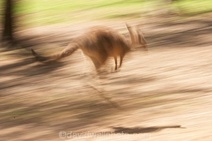
#> input picture images/AWlf030.jpg, 212 x 141 px, shrunk from 450 x 300 before the run; its folder holds 4 pictures in this run
$ python main.py --images images   (older library calls are emulated)
#> lines starting #> are read from the running program, lines starting #| are printed output that depends on the picture
from imutils import paths
import argparse, cv2, shutil, os

os.mkdir("blurry")
ap = argparse.ArgumentParser()
ap.add_argument("-i", "--images", required=True,
	help="path to input directory of images")
ap.add_argument("-t", "--threshold", type=float, default=200.0,
	help="focus measures that fall below this value will be considered 'blurry'")
ap.add_argument("-d", "--destination", default="blurry",
        help="blurry images will move to this folder")
args = vars(ap.parse_args())

for imagePath in paths.list_images(args["images"]):
    image = cv2.imread(imagePath)
#> image is the input picture: shape (141, 212, 3); mean B, G, R 121.3, 159.1, 190.4
    gray = cv2.cvtColor(image, cv2.COLOR_BGR2GRAY)
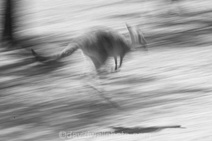
#> gray: shape (141, 212); min 24, max 242, mean 164.2
    if cv2.Laplacian(gray, cv2.CV_64F).var()< args["threshold"]:
        shutil.move(imagePath, args["destination"])
#> pass 2 of the loop `for imagePath in paths.list_images(args["images"]):`:
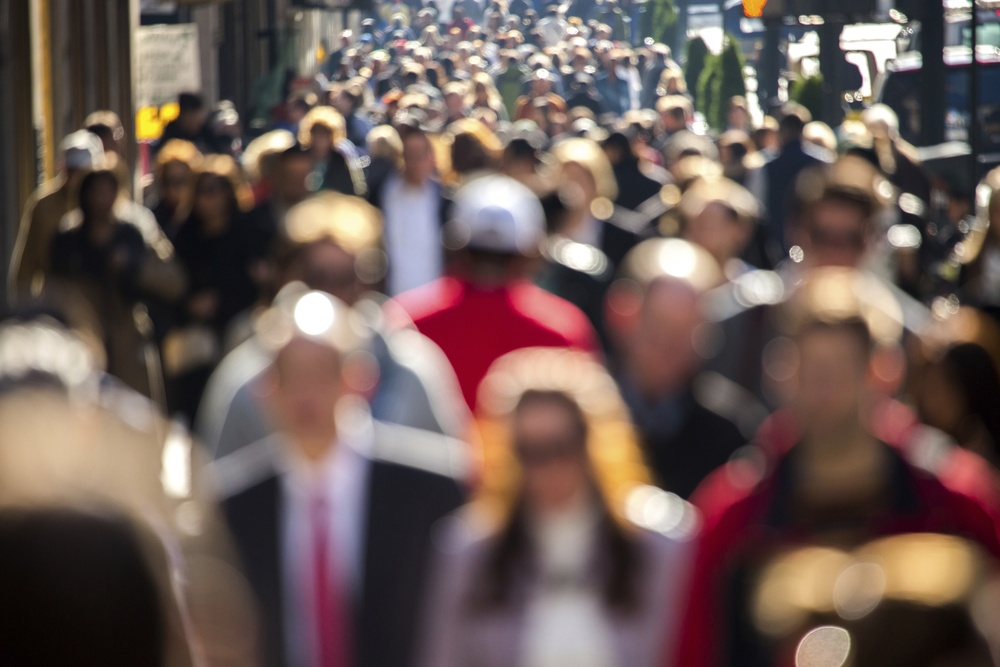
#> input picture images/anonymous-crowd-of-people-walking-down-street.jpg, 1000 x 667 px, shrunk from 2122 x 1415 before the run
#> image is the input picture: shape (667, 1000, 3); mean B, G, R 86.7, 91.8, 109.9
#> `gray = cv2.cvtColor(image, cv2.COLOR_BGR2GRAY)`:
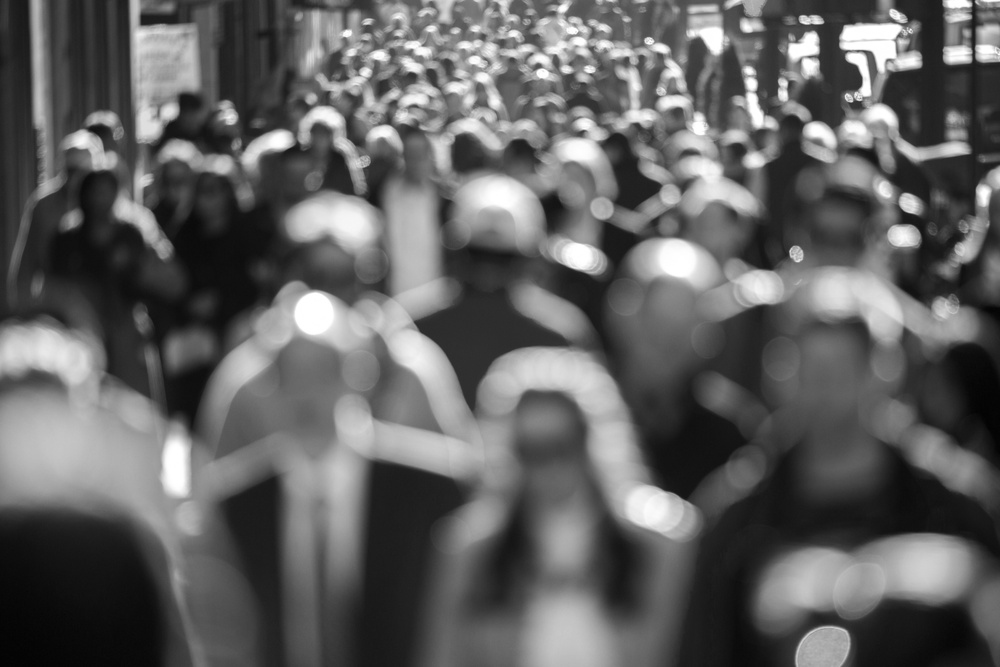
#> gray: shape (667, 1000); min 3, max 255, mean 96.6
#> pass 3 of the loop `for imagePath in paths.list_images(args["images"]):`:
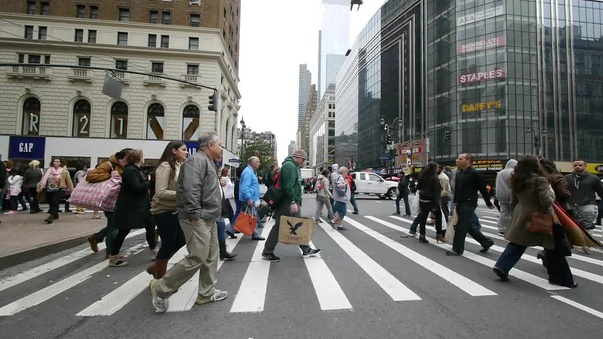
#> input picture images/crowd-people-walking-crossing-street-footage-012263828_prevstill.jpeg, 603 x 339 px, shrunk from 1280 x 720 before the run
#> image is the input picture: shape (339, 603, 3); mean B, G, R 111.4, 114.5, 114.4
#> `gray = cv2.cvtColor(image, cv2.COLOR_BGR2GRAY)`:
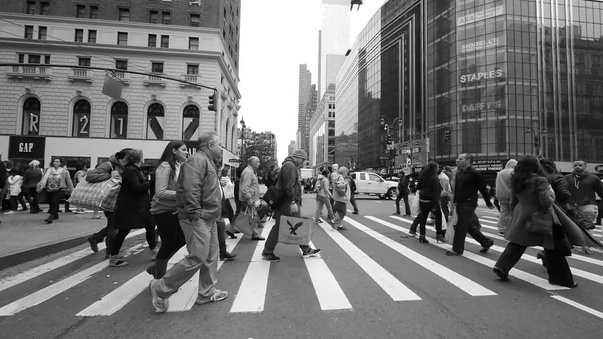
#> gray: shape (339, 603); min 0, max 255, mean 114.1
#> the loop made 4 passes; the first 3 are shown
if len(os.listdir("blurry"))==0:
    os.rmdir("blurry")

cv2.waitKey(0)
cv2.destroyAllWindows()
